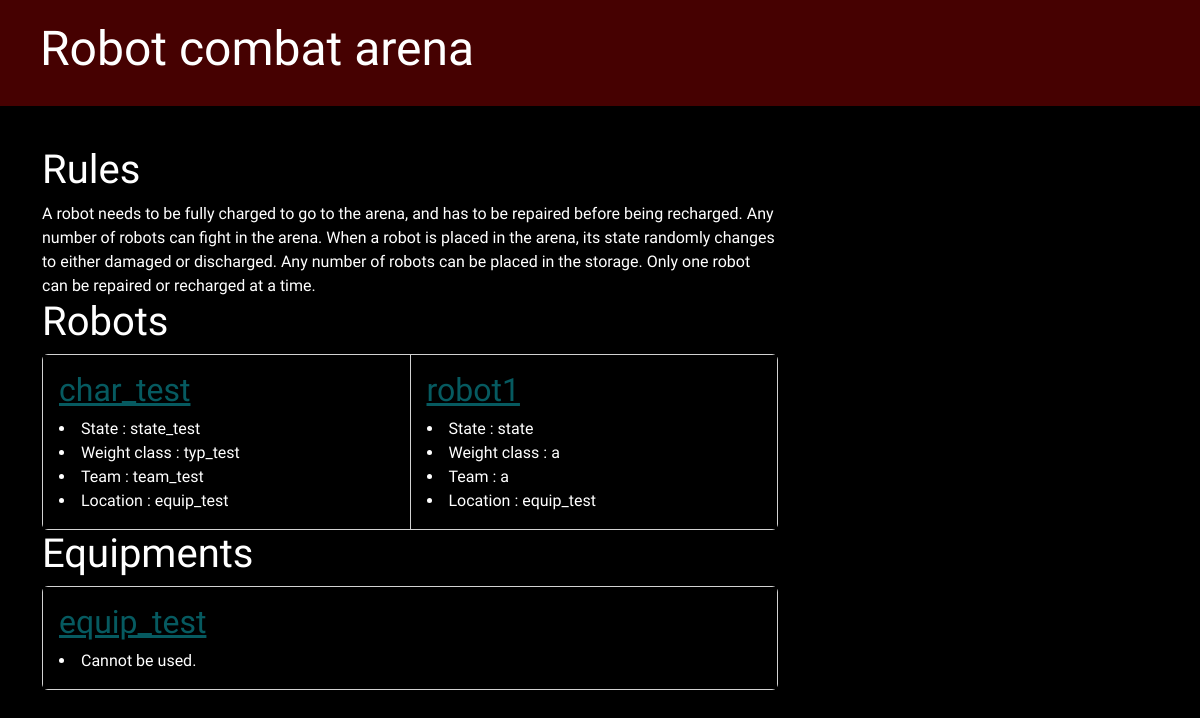
The app's page /, older data.
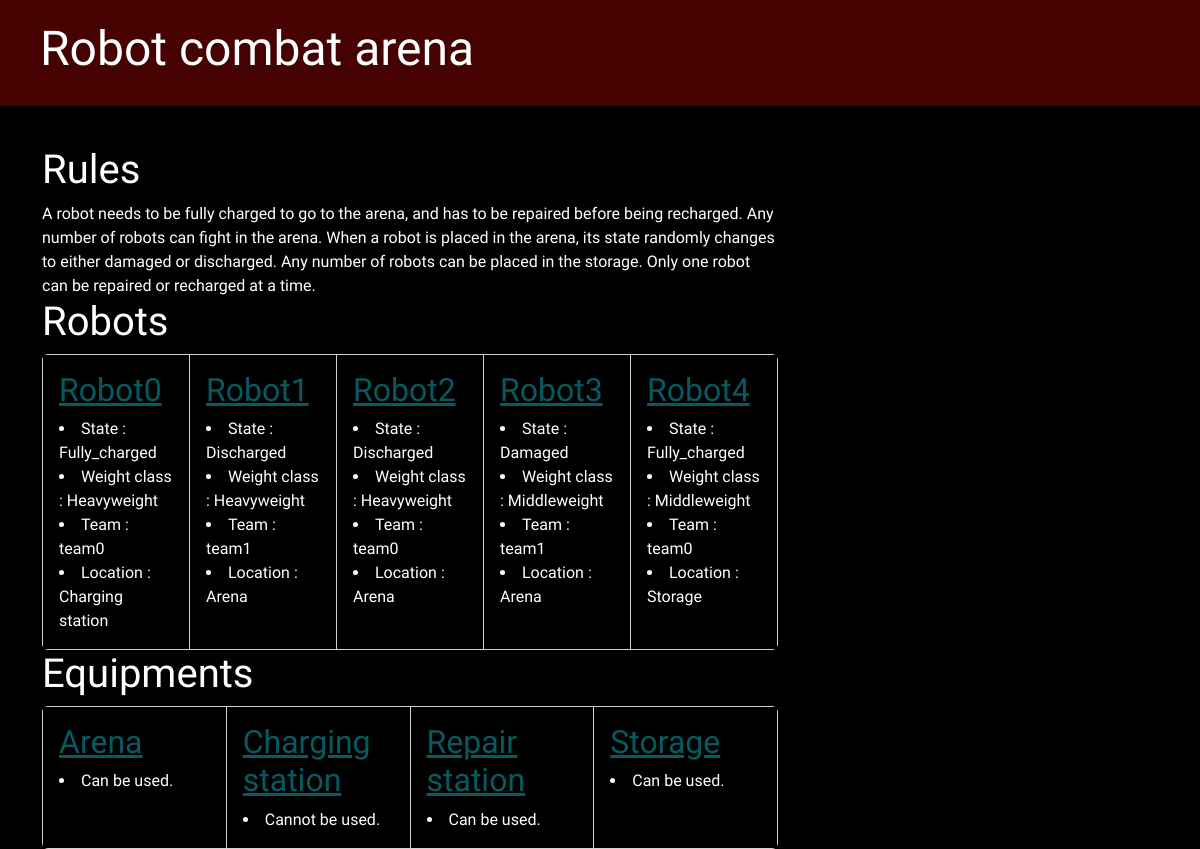
The same page, newer data.
### project/models.py (models this page shows, shortened)
class Character(models.Model):
    id_character = models.CharField(max_length=100, primary_key=True)
    etat = models.CharField(max_length=20)
    type = models.CharField(max_length=20)
    team = models.CharField(max_length=20)
    photo = models.CharField(max_length=200)
    lieu = models.ForeignKey(Equipement, on_delete=models.CASCADE)

class Equipement(models.Model):
    id_equip = models.CharField(max_length=100, primary_key=True)
    disponibilite = models.CharField(max_length=20)
    photo = models.CharField(max_length=200)
    def __str__(self):
        return self.id_equip

### project/views.py (the view)
# urls.py: path("", views.view, name="view"),
def view(request):
    Characters = Character.objects.filter().order_by("id_character")
    Equipements = Equipement.objects.filter().order_by("id_equip")
    return render(
        request,
        "project/view.html",
        {"characters": Characters, "equipements": Equipements},
    )

### project/templates/project/view.html
{% extends 'project/index.html' %}
{% block chars %}
<h1>Robots</h1>
<div class="card-group">
{% for character in characters %}
<div class="card" style="width: 18rem;">
    <div class="card-body" style="background-color: #000000;">
    <h2 class="card-title"><a class="link" href="{% url 'detail' pk=character.id_character %}">{{ character.id_character}}</a></h2>
    <li>State : {{ character.etat}}</li>
    <li>Weight class : {{ character.type}}</li>
    <li>Team : {{ character.team}}</li>
    <li>Location : {{ character.lieu}}</li>
    </div>
</div>
{% endfor %}
</div>
{% endblock %} {% block equips %}
<h1>Equipments</h1>
<div class="card-group">
{% for equipement in equipements %}
<div class="card" style="width: 18rem;">
    <div class="card-body" style="background-color: #000000;">
    <h2 class="card-title"><a class="link" href="{% url 'detail' pk=equipement.id_equip %}">{{ equipement.id_equip}}</a></h2>
    {% if equipement.disponibilite == 'libre'%}
    <li>Can be used.</li>
    {%else%}
    <li>Cannot be used.</li>
    {% endif %}
    </div>
</div>
{% endfor %}
</div>
{% endblock %}

### project/templates/project/index.html (shortened to what this page needs)
{% load static %}
<html>
    <head>
        <link href="https://cdn.jsdelivr.net/npm/bootstrap@5.2.3/dist/css/bootstrap.min.css" rel="stylesheet">
        <link rel="stylesheet" href="{% static 'css/project.css' %}" />
    </head>
    <body style="background-color: #000000;">
        <div class="page-header">
            <h1>Robot combat arena</h1>
        </div>
        <div class="content container">
            <div class="row">
                <div class="col-md-8">
                    <h1>Rules</h1>
                    A robot needs to be fully charged to go to the arena, and has to be repaired before being recharged.
                    Any number of robots can fight in the arena. When a robot is placed in the arena, its state randomly changes to either damaged or discharged.
                    Any number of robots can be placed in the storage. Only one robot can be repaired or recharged at a time.
                    {% block chars %} {% endblock %}
                    {% block equips %} {% endblock%}
                </div>
            </div>
        </div>
    </body>
</html>

### project/static/css/project.css (style rules this page uses)
.page-header { background-color: #460101; margin-top: 0; margin-bottom: 40px; padding: 20px 20px 20px 40px; }
.page-header h1 { font-size: 36pt; }
body { background-color: #000000; font-family: 'Iceland', sans-serif; color: #ffffff; }
.link { color: #065a60; }

Row changes from the older to the newer data that the page shows:
removed Character: id_character "char_test", etat "state_test", type "typ_test", team "team_test", lieu "equip_test"
removed Character: id_character "robot1", etat "state", type "a", team "a", lieu "equip_test"
removed Equipement: id_equip "equip_test", disponibilite "Cannot be used."
added Character: id_character "Robot0", etat "Fully_charged", type "Heavyweight", team "team0", lieu "Charging station"
added Character: id_character "Robot1", etat "Discharged", type "Heavyweight", team "team1", lieu "Arena"
added Character: id_character "Robot2", etat "Discharged", type "Heavyweight", team "team0", lieu "Arena"
added Character: id_character "Robot3", etat "Damaged", type "Middleweight", team "team1", lieu "Arena"
added Character: id_character "Robot4", etat "Fully_charged", type "Middleweight", team "team0", lieu "Storage"
added Equipement: id_equip "Arena", disponibilite "Can be used."
added Equipement: id_equip "Charging station", disponibilite "Cannot be used."
added Equipement: id_equip "Repair station", disponibilite "Can be used."
added Equipement: id_equip "Storage", disponibilite "Can be used."
